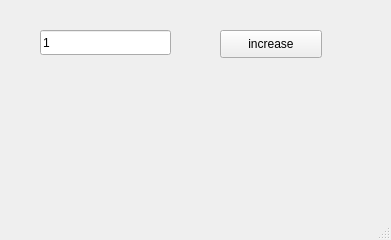
<?xml version="1.0" encoding="UTF-8"?>
<ui version="4.0">
 <class>MainWindow</class>
 <widget class="QMainWindow" name="MainWindow">
  <property name="geometry">
   <rect>
    <x>0</x>
    <y>0</y>
    <width>391</width>
    <height>240</height>
   </rect>
  </property>
  <property name="windowTitle">
   <string>MainWindow</string>
  </property>
  <widget class="QWidget" name="centralwidget">
   <widget class="QPushButton" name="pb">
    <property name="geometry">
     <rect>
      <x>220</x>
      <y>30</y>
      <width>102</width>
      <height>28</height>
     </rect>
    </property>
    <property name="text">
     <string>increase</string>
    </property>
   </widget>
   <widget class="QLineEdit" name="le">
    <property name="geometry">
     <rect>
      <x>40</x>
      <y>30</y>
      <width>131</width>
      <height>25</height>
     </rect>
    </property>
    <property name="text">
     <string>1</string>
    </property>
   </widget>
  </widget>
  <widget class="QMenuBar" name="menubar">
   <property name="geometry">
    <rect>
     <x>0</x>
     <y>0</y>
     <width>391</width>
     <height>26</height>
    </rect>
   </property>
  </widget>
  <widget class="QStatusBar" name="statusbar"/>
 </widget>
 <resources/>
 <connections/>
</ui>
